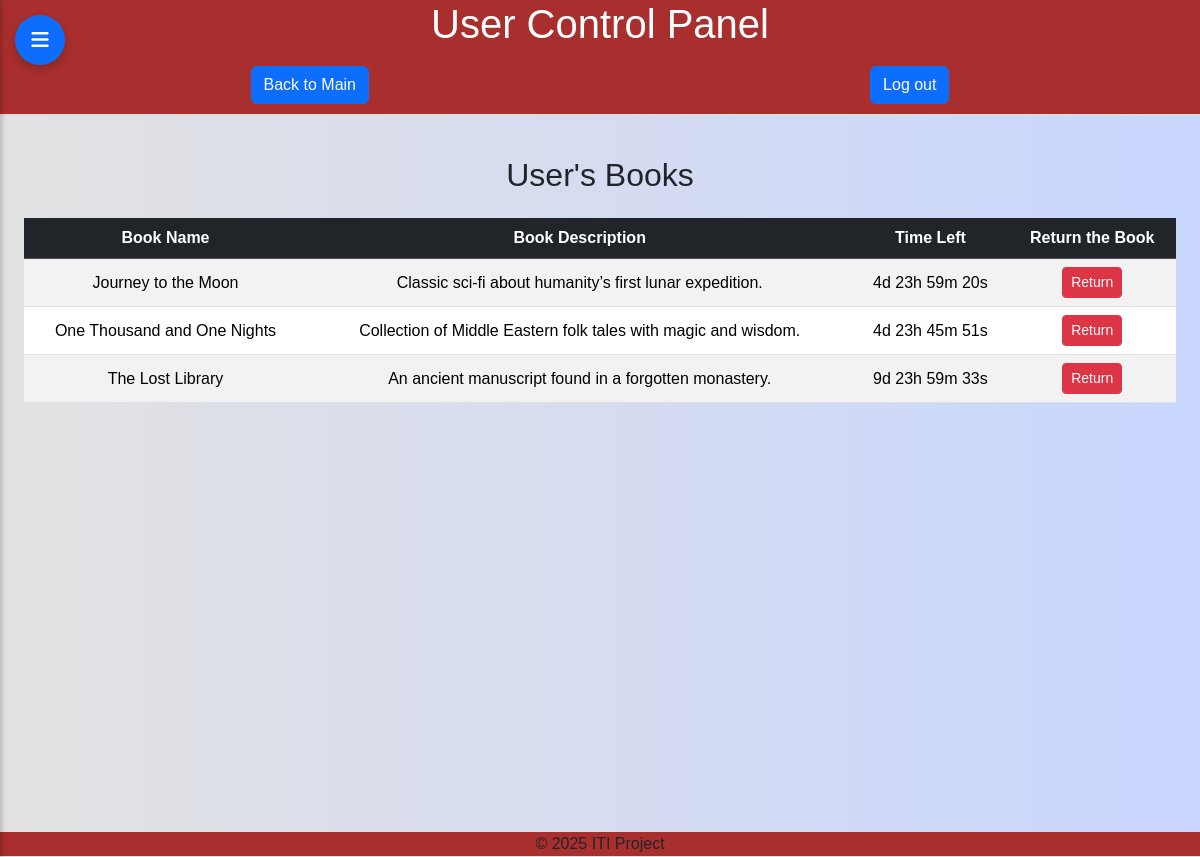
The page /users.php (signed in) on the database its author committed.
### tables this page shows
CREATE TABLE `books` (
  `id` int(11) NOT NULL,
  `name` varchar(255) NOT NULL,
  `description` text DEFAULT NULL,
  `author` varchar(255) NOT NULL,
  `user_id` int(11) DEFAULT NULL,
  `borrowed_until` datetime DEFAULT NULL
);

### require/Db.php (called while the page is built, shortened)
<?php
class MyDb{
    private $Haddress = "localhost:3306";
    private $DbName = "newdata";
    private $User = "root";
    private $pass = "";
    private $connection ="";
    function __construct(){
        $this-> connection = new pdo ("mysql:host=$this->Haddress;dbname=$this->DbName",$this->User,$this->pass);
    }
    function checkdata($email){
        $data = $this->connection->query("select * from users where email = '$email'");
        return $data->fetch(PDO::FETCH_ASSOC);
    }
    function borrowed_book($table, $user_id){
        $stmt = $this->connection->query("SELECT * FROM $table WHERE user_id = $user_id");
        return $stmt->fetchAll(PDO::FETCH_ASSOC);
    }
}
?>

### users.php (the view, shortened to what this page needs)
<?php
require 'require/Db.php';
$db = new MyDb();
$data = $db->checkdata($_SESSION['user']);
$books = $db->borrowed_book('books',$data['id']);
?>
<!DOCTYPE html>
<html lang="en">
<head>
    <link href="https://cdn.jsdelivr.net/npm/bootstrap@5.3.8/dist/css/bootstrap.min.css" rel="stylesheet">
    <link rel="stylesheet" href="https://cdnjs.cloudflare.com/ajax/libs/font-awesome/7.0.1/css/all.min.css" />
    <link rel="stylesheet" href="./styles/UCP.css">
</head>
<body>
<header id="header" class="mb-3">
    <h1>User Control Panel</h1>
    <div class="header-content">
        <a href="index.php"><button class="btn btn-primary">Back to Main</button></a>
        <form method="post" class="d-inline">
            <button type="submit" class="btn btn-primary">Log out</button>
        </form>
    </div>
</header>
<button class="toggle-btn btn btn-secondary" id="toggleSidebar">
    <i class="fas fa-bars"></i>
</button>
<div class="main-content" id="mainContent">
    <div class="container-fluid p-4">
        <h2 class="mb-4 text-center">User's Books</h2>
        <table class="table table-striped table-hover book-table">
            <thead class="table-dark">
                <tr>
                    <th scope="col">Book Name</th>
                    <th scope="col">Book Description</th>
                    <th scope="col">Time Left</th>
                    <th scope="col">Return the Book</th>
                </tr>
            </thead>
            <tbody>
                <?php if($books && count($books) > 0): ?>
                    <?php foreach($books as $book): ?>
                        <tr>
                            <td><?= htmlspecialchars($book['name']) ?></td>
                            <td><?= htmlspecialchars($book['description']) ?></td>
                            <td id="countdown-<?= $book['id'] ?>"></td>
                            <td>
                                <form method="post">
                                    <button type="submit" class="btn btn-danger btn-sm">Return</button>
                                </form>
                            </td>
                        </tr>
                    <?php endforeach; ?>
                <?php else: ?>
                    <tr><td colspan="4">No books borrowed.</td></tr>
                <?php endif; ?>
            </tbody>
        </table>
    </div>
</div>
<footer id="footer">
    &copy; 2025 ITI Project
</footer>
</body>
</html>

### styles/UCP.css (style rules this page uses)
* { margin: 0; padding: 0; box-sizing: border-box; font-family: 'Montserrat', sans-serif; }
body { background-color: #c9d6ff; background: linear-gradient(to right, #e2e2e2, #c9d6ff); flex-direction: column; height: 100vh; }
header { background-color: #a82f2d; border-bottom: 1px solid #ddd; display: flex; flex-direction: column; margin-left: 0; transition: margin-left 0.4s cubic-bezier(0.4, 0, 0.2, 1); }
header h1 { text-align: center; color: white; }
.header-content { background-color: #a82f2d; border-bottom: 1px solid #ddd; padding: 10px 0; display: flex; flex-direction: row; align-items: center; justify-content: space-around; }
.toggle-btn { position: fixed; top: 70px; left: 20px; background-color: #0d6efd; color: white; border: none; border-radius: 50%; width: 50px; height: 50px; display: flex; align-items: center; justify-content: center; font-size: 20px; cursor: pointer; box-shadow: 0 4px 10px rgba(0, 0, 0, 0.2); transition: all 0.4s cubic-bezier(0.4, 0, 0.2, 1); z-index: 1050; }
.main-content { margin-left: 0; transition: margin-left 0.4s cubic-bezier(0.4, 0, 0.2, 1); min-height: calc(100vh - 100px); }
.book-table th, .book-table td { vertical-align: middle; text-align: center; }
footer { background-color: #a82f2d; border-bottom: 1px solid #ddd; text-align: center; margin-left: 0; transition: margin-left 0.4s cubic-bezier(0.4, 0, 0.2, 1); }

### users.php (style rules this page uses)
.toggle-btn { position: fixed; top: 15px; left: 15px; z-index: 1100; }

### rows shown on the page
books: name "Journey to the Moon", description "Classic sci-fi about humanity’s first lunar expedition."
books: name "One Thousand and One Nights", description "Collection of Middle Eastern folk tales with magic and wisdom."
books: name "The Lost Library", description "An ancient manuscript found in a forgotten monastery."
